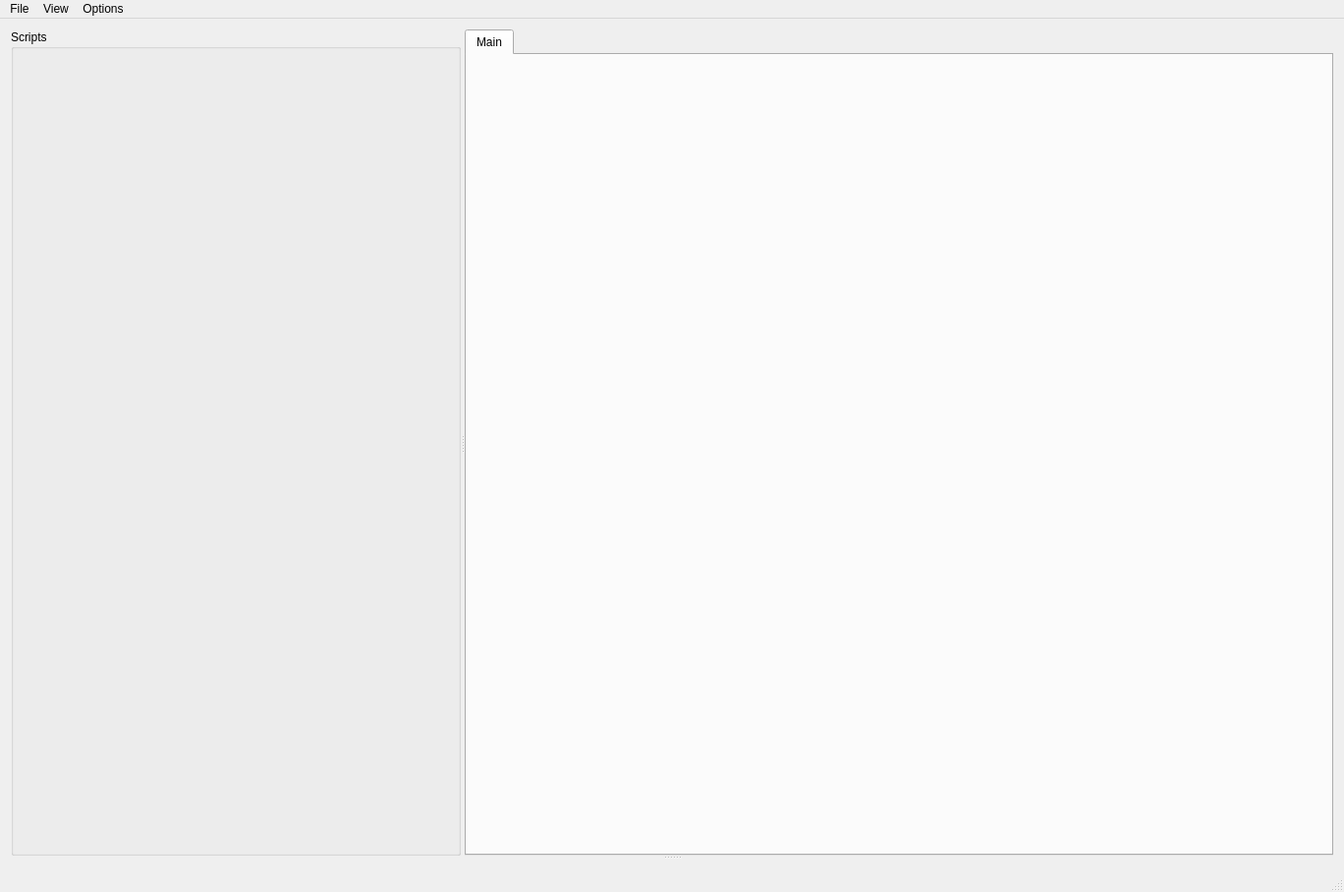
<?xml version="1.0" encoding="UTF-8"?>
<ui version="4.0">
 <class>MainWindow</class>
 <widget class="QMainWindow" name="MainWindow">
  <property name="geometry">
   <rect>
    <x>0</x>
    <y>0</y>
    <width>1368</width>
    <height>908</height>
   </rect>
  </property>
  <property name="sizePolicy">
   <sizepolicy hsizetype="Preferred" vsizetype="Maximum">
    <horstretch>0</horstretch>
    <verstretch>0</verstretch>
   </sizepolicy>
  </property>
  <property name="windowTitle">
   <string>MainWindow</string>
  </property>
  <widget class="QWidget" name="centralWidget">
   <layout class="QGridLayout" name="gridLayout">
    <item row="0" column="0">
     <widget class="QSplitter" name="main_vertical_splitter">
      <property name="orientation">
       <enum>Qt::Vertical</enum>
      </property>
      <widget class="QSplitter" name="main_horizontal_splitter">
       <property name="orientation">
        <enum>Qt::Horizontal</enum>
       </property>
       <widget class="QSplitter" name="left_vertical_splitter">
        <property name="orientation">
         <enum>Qt::Vertical</enum>
        </property>
        <widget class="QGroupBox" name="scripts_groupBox">
         <property name="title">
          <string>Scripts</string>
         </property>
         <layout class="QVBoxLayout" name="verticalLayout"/>
        </widget>
       </widget>
       <widget class="QTabWidget" name="scripts_tab_widget">
        <property name="sizePolicy">
         <sizepolicy hsizetype="Preferred" vsizetype="Preferred">
          <horstretch>0</horstretch>
          <verstretch>0</verstretch>
         </sizepolicy>
        </property>
        <property name="currentIndex">
         <number>0</number>
        </property>
        <widget class="QWidget" name="tab">
         <attribute name="title">
          <string>Main</string>
         </attribute>
        </widget>
       </widget>
      </widget>
      <widget class="QSplitter" name="bottom_splitter">
       <property name="orientation">
        <enum>Qt::Horizontal</enum>
       </property>
      </widget>
     </widget>
    </item>
   </layout>
  </widget>
  <widget class="QMenuBar" name="menuBar">
   <property name="geometry">
    <rect>
     <x>0</x>
     <y>0</y>
     <width>1368</width>
     <height>21</height>
    </rect>
   </property>
   <widget class="QMenu" name="menuFile">
    <property name="title">
     <string>File</string>
    </property>
    <addaction name="actionImport_Nodes"/>
    <addaction name="actionSave_Project"/>
   </widget>
   <widget class="QMenu" name="menuView">
    <property name="title">
     <string>View</string>
    </property>
    <widget class="QMenu" name="menuFlow_Design_Style">
     <property name="title">
      <string>Flow Theme</string>
     </property>
    </widget>
    <widget class="QMenu" name="menuSave_Picture">
     <property name="title">
      <string>Save Picture</string>
     </property>
     <addaction name="actionSave_Pic_Viewport"/>
     <addaction name="actionSave_Pic_Whole_Scene_scaled"/>
    </widget>
    <addaction name="separator"/>
    <addaction name="menuFlow_Design_Style"/>
    <addaction name="menuSave_Picture"/>
   </widget>
   <widget class="QMenu" name="menuDebugging">
    <property name="title">
     <string>Options</string>
    </property>
    <widget class="QMenu" name="menuInfo_Messages">
     <property name="title">
      <string>Info Messages</string>
     </property>
     <addaction name="actionEnableInfoMessages"/>
     <addaction name="actionDisableInfoMessages"/>
    </widget>
    <addaction name="menuInfo_Messages"/>
   </widget>
   <addaction name="menuFile"/>
   <addaction name="menuView"/>
   <addaction name="menuDebugging"/>
  </widget>
  <widget class="QStatusBar" name="statusBar"/>
  <action name="actionImport_Nodes">
   <property name="text">
    <string>Import Nodes</string>
   </property>
  </action>
  <action name="actionSave_Project">
   <property name="text">
    <string>Save Project</string>
   </property>
  </action>
  <action name="actionDesignDark_Std">
   <property name="text">
    <string>Dark Std</string>
   </property>
  </action>
  <action name="actionDesignDark_Tron">
   <property name="text">
    <string>Dark Tron</string>
   </property>
  </action>
  <action name="actionEnableInfoMessages">
   <property name="text">
    <string>Enable</string>
   </property>
  </action>
  <action name="actionDisableInfoMessages">
   <property name="text">
    <string>Disable</string>
   </property>
  </action>
  <action name="actionSave_Pic_Viewport">
   <property name="text">
    <string>Save Pic - Viewport</string>
   </property>
   <property name="toolTip">
    <string>Save a picture of the current scene's viewport.
This will save exactly what you see in the same resolution.</string>
   </property>
  </action>
  <action name="actionSave_Pic_Whole_Scene_scaled">
   <property name="text">
    <string>Save Pic - Whole Scene (scaled)</string>
   </property>
   <property name="toolTip">
    <string>Saves a picture of the whole current scene. 
The more you zoomed in, the sharper the picture.
This will take a few seconds.</string>
   </property>
  </action>
 </widget>
 <layoutdefault spacing="6" margin="11"/>
 <resources/>
 <connections/>
</ui>
